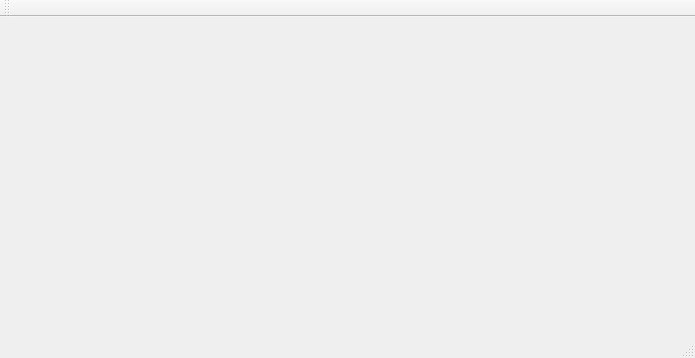
<?xml version="1.0" encoding="UTF-8"?>
<ui version="4.0">
 <class>gui</class>
 <widget class="QMainWindow" name="gui">
  <property name="geometry">
   <rect>
    <x>0</x>
    <y>0</y>
    <width>695</width>
    <height>358</height>
   </rect>
  </property>
  <property name="windowTitle">
   <string>Societas</string>
  </property>
  <widget class="QWidget" name="centralWidget"/>
  <widget class="QMenuBar" name="menuBar">
   <property name="geometry">
    <rect>
     <x>0</x>
     <y>0</y>
     <width>695</width>
     <height>22</height>
    </rect>
   </property>
  </widget>
  <widget class="QToolBar" name="mainToolBar">
   <attribute name="toolBarArea">
    <enum>TopToolBarArea</enum>
   </attribute>
   <attribute name="toolBarBreak">
    <bool>false</bool>
   </attribute>
  </widget>
  <widget class="QStatusBar" name="statusBar"/>
 </widget>
 <layoutdefault spacing="6" margin="11"/>
 <resources/>
 <connections/>
</ui>
